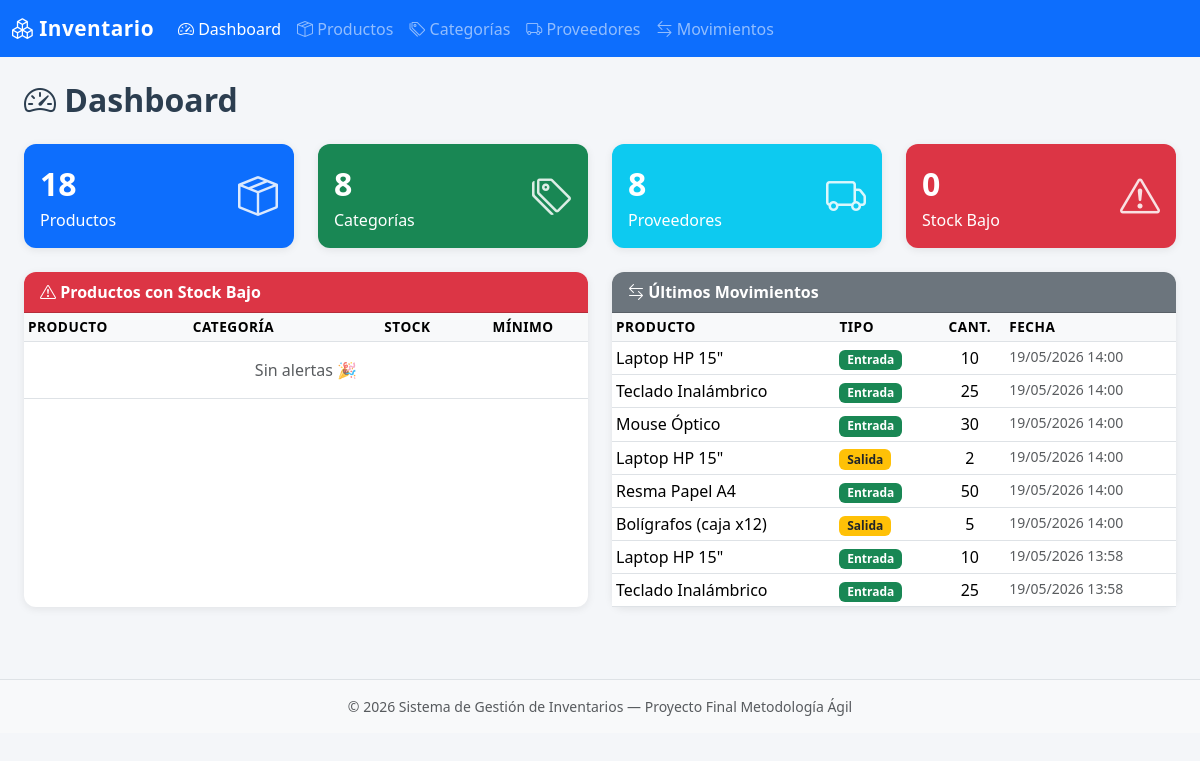
The page / on the database its author committed.
### tables this page shows
CREATE TABLE `movimientos` (
  `id` int(11) NOT NULL,
  `producto_id` int(11) NOT NULL,
  `tipo` enum('entrada','salida') NOT NULL,
  `cantidad` int(11) NOT NULL,
  `observacion` varchar(255) DEFAULT NULL,
  `fecha` timestamp NOT NULL DEFAULT current_timestamp()
);

CREATE TABLE `productos` (
  `id` int(11) NOT NULL,
  `nombre` varchar(150) NOT NULL,
  `descripcion` text DEFAULT NULL,
  `precio` decimal(10,2) NOT NULL DEFAULT 0.00,
  `stock` int(11) NOT NULL DEFAULT 0,
  `stock_minimo` int(11) NOT NULL DEFAULT 5,
  `categoria_id` int(11) NOT NULL,
  `proveedor_id` int(11) NOT NULL,
  `creado_en` timestamp NOT NULL DEFAULT current_timestamp()
);

### index.php (the view, shortened to what this page needs)
<?php
require_once 'includes/header.php';
$conn = conectar();
$total_productos  = $conn->query("SELECT COUNT(*) AS n FROM productos")->fetch_assoc()['n'];
$total_categorias = $conn->query("SELECT COUNT(*) AS n FROM categorias")->fetch_assoc()['n'];
$total_proveedores = $conn->query("SELECT COUNT(*) AS n FROM proveedores")->fetch_assoc()['n'];
$stock_bajo = $conn->query("SELECT COUNT(*) AS n FROM productos WHERE stock <= stock_minimo")->fetch_assoc()['n'];
$bajos = $conn->query(
    "SELECT p.nombre, p.stock, p.stock_minimo, c.nombre AS categoria
     FROM productos p
     JOIN categorias c ON p.categoria_id = c.id
     WHERE p.stock <= p.stock_minimo
     ORDER BY p.stock ASC
     LIMIT 10"
);
$ultimos = $conn->query(
    "SELECT m.tipo, m.cantidad, m.observacion, m.fecha, p.nombre AS producto
     FROM movimientos m
     JOIN productos p ON m.producto_id = p.id
     ORDER BY m.fecha DESC
     LIMIT 8"
);
?>
<h2 class="page-title mb-4"><i class="bi bi-speedometer2"></i> Dashboard</h2>
<div class="row g-4 mb-4">
    <div class="col-sm-6 col-xl-3">
        <div class="card stat-card text-white bg-primary">
            <div class="card-body d-flex justify-content-between align-items-center">
                <div>
                    <div class="fs-2 fw-bold"><?= $total_productos ?></div>
                    <div>Productos</div>
                </div>
                <i class="bi bi-box-seam stat-icon"></i>
            </div>
        </div>
    </div>
    <div class="col-sm-6 col-xl-3">
        <div class="card stat-card text-white bg-success">
            <div class="card-body d-flex justify-content-between align-items-center">
                <div>
                    <div class="fs-2 fw-bold"><?= $total_categorias ?></div>
                    <div>Categorías</div>
                </div>
                <i class="bi bi-tags stat-icon"></i>
            </div>
        </div>
    </div>
    <div class="col-sm-6 col-xl-3">
        <div class="card stat-card text-white bg-info">
            <div class="card-body d-flex justify-content-between align-items-center">
                <div>
                    <div class="fs-2 fw-bold"><?= $total_proveedores ?></div>
                    <div>Proveedores</div>
                </div>
                <i class="bi bi-truck stat-icon"></i>
            </div>
        </div>
    </div>
    <div class="col-sm-6 col-xl-3">
        <div class="card stat-card text-white bg-danger">
            <div class="card-body d-flex justify-content-between align-items-center">
                <div>
                    <div class="fs-2 fw-bold"><?= $stock_bajo ?></div>
                    <div>Stock Bajo</div>
                </div>
                <i class="bi bi-exclamation-triangle stat-icon"></i>
            </div>
        </div>
    </div>
</div>
<div class="row g-4">
    <div class="col-lg-6">
        <div class="card h-100">
            <div class="card-header bg-danger text-white">
                <i class="bi bi-exclamation-triangle"></i> Productos con Stock Bajo
            </div>
            <div class="card-body p-0">
                <table class="table table-sm table-hover mb-0">
                    <thead>
                        <tr>
                            <th>Producto</th>
                            <th>Categoría</th>
                            <th class="text-center">Stock</th>
                            <th class="text-center">Mínimo</th>
                        </tr>
                    </thead>
                    <tbody>
                        <?php if ($bajos->num_rows === 0): ?>
                            <tr><td colspan="4" class="text-center text-muted py-3">Sin alertas 🎉</td></tr>
                        <?php endif; ?>
                    </tbody>
                </table>
            </div>
        </div>
    </div>
    <div class="col-lg-6">
        <div class="card h-100">
            <div class="card-header bg-secondary text-white">
                <i class="bi bi-arrow-left-right"></i> Últimos Movimientos
            </div>
            <div class="card-body p-0">
                <table class="table table-sm table-hover mb-0">
                    <thead>
                        <tr>
                            <th>Producto</th>
                            <th>Tipo</th>
                            <th class="text-center">Cant.</th>
                            <th>Fecha</th>
                        </tr>
                    </thead>
                    <tbody>
                        <?php while ($r = $ultimos->fetch_assoc()): ?>
                        <tr>
                            <td><?= htmlspecialchars($r['producto']) ?></td>
                            <td>
                                <?php if ($r['tipo'] === 'entrada'): ?>
                                    <span class="badge bg-success">Entrada</span>
                                <?php else: ?>
                                    <span class="badge bg-warning text-dark">Salida</span>
                                <?php endif; ?>
                            </td>
                            <td class="text-center"><?= $r['cantidad'] ?></td>
                            <td class="small text-muted"><?= date('d/m/Y H:i', strtotime($r['fecha'])) ?></td>
                        </tr>
                        <?php endwhile; ?>
                    </tbody>
                </table>
            </div>
        </div>
    </div>
</div>
<?php
require_once 'includes/footer.php';
?>

### includes/header.php (shortened to what this page needs)
<?php
$pagina_actual = basename($_SERVER['PHP_SELF']);
?>
<!DOCTYPE html>
<html lang="es">
<head>
    <link href="https://cdn.jsdelivr.net/npm/bootstrap@5.3.2/dist/css/bootstrap.min.css" rel="stylesheet">
    <link href="https://cdn.jsdelivr.net/npm/bootstrap-icons@1.11.3/font/bootstrap-icons.min.css" rel="stylesheet">
    <link rel="stylesheet" href="css/style.css">
</head>
<body>
<nav class="navbar navbar-expand-lg navbar-dark bg-primary">
    <div class="container-fluid">
        <a class="navbar-brand fw-bold" href="index.php">
            <i class="bi bi-boxes"></i> Inventario
        </a>
        <div class="collapse navbar-collapse" id="navMain">
            <ul class="navbar-nav me-auto">
                <li class="nav-item">
                    <a class="nav-link <?= $pagina_actual === 'index.php' ? 'active' : '' ?>" href="index.php">
                        <i class="bi bi-speedometer2"></i> Dashboard
                    </a>
                </li>
                <li class="nav-item">
                    <a class="nav-link <?= str_contains($pagina_actual,'producto') ? 'active' : '' ?>" href="productos.php">
                        <i class="bi bi-box-seam"></i> Productos
                    </a>
                </li>
                <li class="nav-item">
                    <a class="nav-link <?= str_contains($pagina_actual,'categoria') ? 'active' : '' ?>" href="categorias.php">
                        <i class="bi bi-tags"></i> Categorías
                    </a>
                </li>
                <li class="nav-item">
                    <a class="nav-link <?= str_contains($pagina_actual,'proveedor') ? 'active' : '' ?>" href="proveedores.php">
                        <i class="bi bi-truck"></i> Proveedores
                    </a>
                </li>
                <li class="nav-item">
                    <a class="nav-link <?= str_contains($pagina_actual,'movimiento') ? 'active' : '' ?>" href="movimientos.php">
                        <i class="bi bi-arrow-left-right"></i> Movimientos
                    </a>
                </li>
            </ul>
        </div>
    </div>
</nav>
<div class="container-fluid py-4 px-4">

### includes/footer.php (shortened to what this page needs)
</div>
<footer class="bg-light border-top mt-5 py-3 text-center text-muted small">
    &copy; <?= date('Y') ?> Sistema de Gestión de Inventarios &mdash; Proyecto Final Metodología Ágil
</footer>
</body>
</html>

### css/style.css (style rules this page uses)
body { background-color: #f4f6f9; }
.navbar-brand { font-size: 1.3rem; letter-spacing: 0.5px; }
.card { border: none; border-radius: 12px; box-shadow: 0 2px 8px rgba(0,0,0,0.08); }
.card-header { border-radius: 12px 12px 0 0 !important; font-weight: 600; }
.stat-card { transition: transform 0.2s; }
.stat-icon { font-size: 2.5rem; opacity: 0.85; }
.table th { background-color: #f8f9fa; font-weight: 600; font-size: 0.85rem; text-transform: uppercase; letter-spacing: 0.5px; }
.page-title { font-weight: 700; color: #2c3e50; }

### rows shown on the page
movimientos: producto.nombre "Laptop HP 15\"", tipo "Entrada", cantidad "10", fecha "19/05/2026 14:00"
movimientos: producto.nombre "Teclado Inalámbrico", tipo "Entrada", cantidad "25", fecha "19/05/2026 14:00"
movimientos: producto.nombre "Mouse Óptico", tipo "Entrada", cantidad "30", fecha "19/05/2026 14:00"
movimientos: producto.nombre "Laptop HP 15\"", tipo "Salida", cantidad "2", fecha "19/05/2026 14:00"
movimientos: producto.nombre "Resma Papel A4", tipo "Entrada", cantidad "50", fecha "19/05/2026 14:00"
movimientos: producto.nombre "Bolígrafos (caja x12)", tipo "Salida", cantidad "5", fecha "19/05/2026 14:00"
movimientos: producto.nombre "Laptop HP 15\"", tipo "Entrada", cantidad "10", fecha "19/05/2026 13:58"
movimientos: producto.nombre "Teclado Inalámbrico", tipo "Entrada", cantidad "25", fecha "19/05/2026 13:58"

### other values the page prints
$total_productos "18"
$total_categorias "8"
$total_proveedores "8"
$stock_bajo "0"
